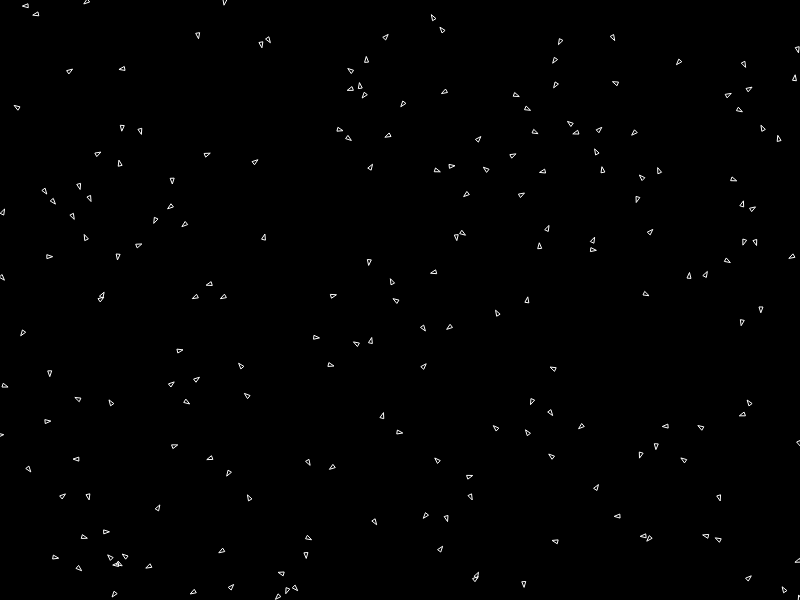
Frame 1 (no input)
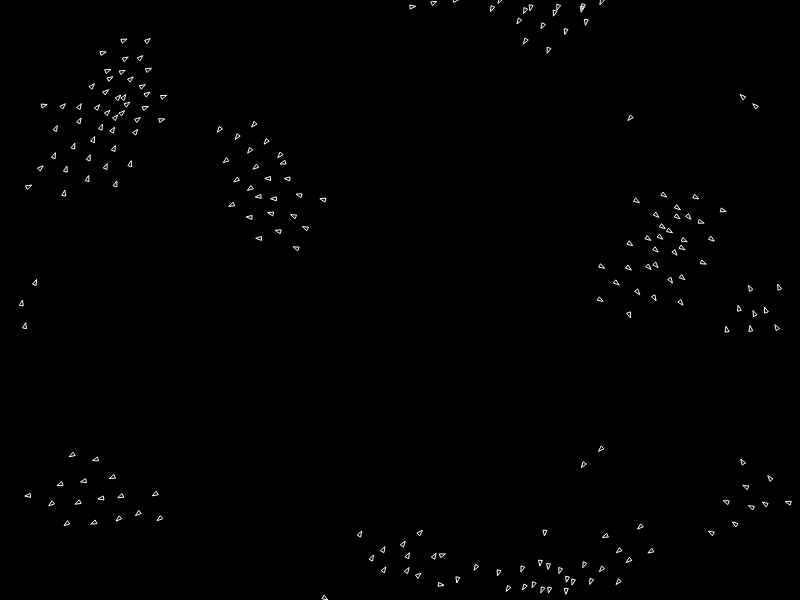
Frame 60 (no input)
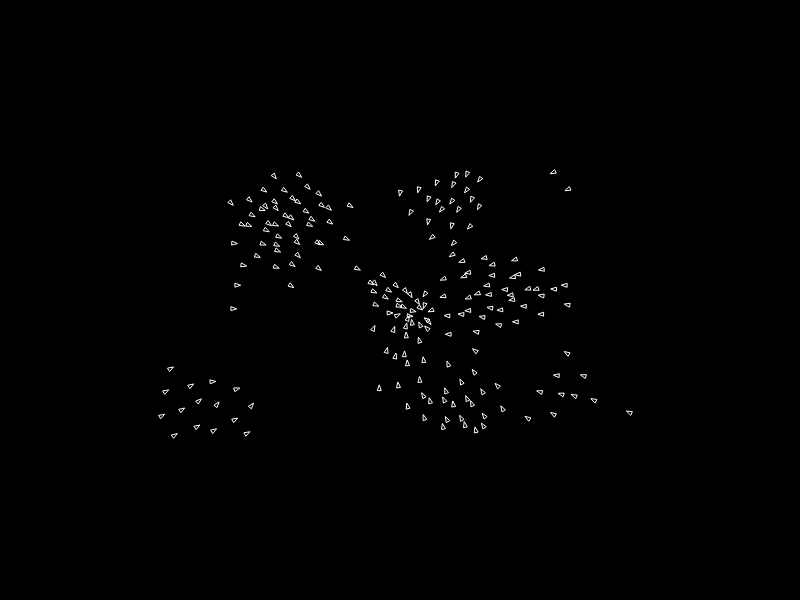
Frame 120 (the mouse pressed at the canvas centre since frame 60)

The p5.js sketch that drew these frames (run headless with seeded random() and noise() and a simulated clock; from frame 60 on, the mouse is pressed at the canvas centre):

// p5.js sketch
// ── sketch.js
class Boid {
  constructor(x = random(width), y = random(height)) {
    boids.push(this);
    this.pos = createVector(x, y);
    this.vel = createVector(random(-1, 1), random(-1, 1));
    this.acc = createVector();
    this.maxForce = 0.5;
    this.maxSpeed = 4;
    this.r = 3;
  }

  seek(target) {
    let strength = 1;
    let desiredVel = p5.Vector.sub(target, this.pos);
    desiredVel.limit(this.maxSpeed);
    let sf = p5.Vector.sub(desiredVel, this.vel);
    sf.limit(this.maxForce);
    this.acc.add(sf.mult(strength));
  }

  // adjust steering toward the average (vel) heading of others nearby
  alignment() {
    let count = 0;
    let strength = 1.5;
    let perception = 25;
    let sf = createVector();
    boids.forEach((b) => {
      if (b === this) return;
      let d = p5.Vector.dist(this.pos, b.pos);
      if (d <= perception) {
        sf.add(b.vel);
        count++;
      }
    });

    if (count) {
      sf.div(count);
      sf.setMag(this.maxSpeed);
      sf.sub(this.vel);
      sf.limit(this.maxForce);
    }

    this.acc.add(sf.mult(strength));
  }

  // adjust steering toward the average (pos) of others nearby
  cohesion() {
    let count = 0;
    let strength = 0.9;
    let perception = 50;
    let sf = createVector();
    boids.forEach((b) => {
      if (this === b) return;
      let d = p5.Vector.dist(this.pos, b.pos);
      if (d <= perception) {
        sf.add(b.pos);
        count++;
      }
    });

    if (count) {
      sf.div(count);
      sf.sub(this.pos);
      sf.setMag(this.maxSpeed);
      sf.sub(this.vel);
      sf.limit(this.maxForce);
    }

    this.acc.add(sf.mult(strength));
  }

  // adjust steering to avoid others (pos) nearby 
  separation() {
    let count = 0;
    let strength = 1.5;
    let perception = 24;
    let sf = createVector();
    boids.forEach((b) => {
      if (this === b) return;
      let d = p5.Vector.dist(this.pos, b.pos);
      if (d < perception) {
        let diff = p5.Vector.sub(this.pos, b.pos);
        diff.div(d);
        sf.add(diff);
        count++;
      }
    });
    if (count) {
      sf.div(count);
      sf.setMag(this.maxSpeed);
      sf.sub(this.vel);
      sf.limit(this.maxForce);
    }
    this.acc.add(sf.mult(strength));
  }

  update() {
    this.alignment();
    this.cohesion();
    this.separation();

    this.vel.add(this.acc);
    this.pos.add(this.vel);
    this.acc.mult(0);

    // wraparound left/right/top edge
    this.pos.x = (this.pos.x + width) % width;
    this.pos.y = (this.pos.y + height) % height;
  }

  draw() {
    const angle = this.vel.heading();
    const delta = 2.5;
    stroke(255);
    noFill();
    triangle(
      this.pos.x + cos(angle) * this.r,
      this.pos.y + sin(angle) * this.r,
      this.pos.x + cos(angle + delta) * this.r,
      this.pos.y + sin(angle + delta) * this.r,
      this.pos.x + cos(angle - delta) * this.r,
      this.pos.y + sin(angle - delta) * this.r
    );
  }
}

const boids = [],
  mouse = new p5.Vector();

function setup() {
  createCanvas(800, 600);
  background(0);
  for (let i = 0; i < 200; i++) {
    new Boid();
  }
}

function draw() {
  background(0);
  for (let boid of boids) {
    if (mouseX > 0 && mouseX < width && mouseY > 0 && mouseY < height) {
      boid.seek(mouse.set(mouseX, mouseY));
    }
    boid.update();
    boid.draw();
  }
}
